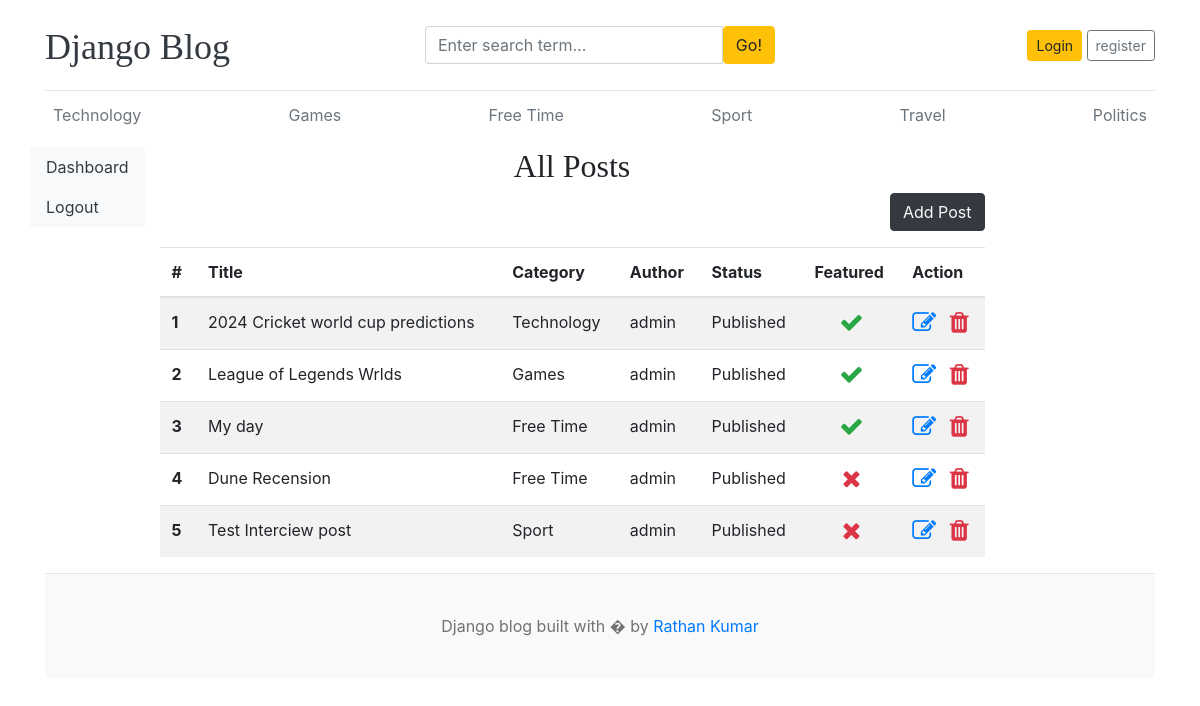
The app's page /dashboard/posts/ with its own data.
### blogs/models.py (models this page shows, shortened)
class Category(models.Model):
    category_name = models.CharField(max_length=50, unique=True)
    created_at = models.DateTimeField(auto_now_add=True)
    updated_at = models.DateTimeField(auto_now=True)
    class Meta:
        verbose_name_plural = 'categories'
    def __str__(self):
        return self.category_name

class Blog(models.Model):
    title = models.CharField(max_length=100)
    slug = models.SlugField(max_length=150, unique=True, blank=True)
    category = models.ForeignKey(Category, on_delete=models.CASCADE)
    author = models.ForeignKey(User, on_delete=models.CASCADE)
    featured_image = models.ImageField(upload_to='uploads/%Y/%m/%d')
    short_description = models.TextField(max_length=500)
    blog_body = models.TextField(max_length=2000)
    status = models.IntegerField(choices=STATUS_CHOICES, default=0)
    is_featured = models.BooleanField(default=False)
    created_at = models.DateTimeField(auto_now_add=True)
    updated_at = models.DateTimeField(auto_now=True)

### dashboards/views.py (the view)
# urls.py: path('posts/', views.posts, name='posts'),
def posts(request):
    posts = Blog.objects.all()
    context = {
        'posts'  : posts,
    }
    return render(request, 'dashboard/posts.html', context)

### blogs/context_processors.py (called while the page is built)
def get_categories(request):
    categories = Category.objects.all()
    return dict(categories=categories)

### templates/dashboard/posts.html (shortened to what this page needs)
{% extends 'base.html' %}
{% block content %}
<head>
    <link rel="stylesheet" href="https://cdnjs.cloudflare.com/ajax/libs/font-awesome/4.7.0/css/font-awesome.min.css">
</head>
<div class="row">
    {% include 'dashboard/sidebar.html' %}
     <div class="col-md-9">
        <h2 class="text-center">All Posts</h2>
        <a href="{% url 'add_post' %}" class="btn btn-dark text-light float-right mb-3">Add Post</a>
        <table class="table table-striped">
            <thead>
              <tr>
                <th scope="col">#</th>
                <th scope="col">Title</th>
                <th scope="col">Category</th>
                <th scope="col">Author</th>
                <th scope="col">Status</th>
                <th scope="col">Featured</th>
                <th scope="col">Action</th>
              </tr>
            </thead>
            <tbody>
            {% for post in posts %}
              <tr>
                <th scope="row">{{ forloop.counter }}</th>
                <td>{{ post.title }}</td>
                <td>{{ post.category }}</td>
                <td>{{ post.author }}</td>
                {% if post.status == 0 %}
                <td>Draft</td>
                {% else %}
                <td>Published</td>
                {% endif %}
                {% if post.is_featured %}
                <td class="text-center"><i class="fa fa-check text-success" style="font-size:24px;"></i></td>
                {% else %}
                <td class="text-center"><i class="fa fa-times text-danger" style="font-size:24px;"></i></td>
                {% endif %}
                <td>
                    <a href="{% url 'edit_post' post.pk %}"><i class="fa fa-edit text-primary" style="font-size:24px;"></i></a>
                    <a href="{% url 'delete_post' post.pk %}"><i class="fa fa-trash text-danger" style="font-size:24px;"></i></a>
                </td>
              </tr>
            {% endfor %}
            </tbody>
          </table>
     </div>
</div>
{% endblock %}

### templates/base.html (shortened to what this page needs)
{% load static %}
<!DOCTYPE html>
<html lang="en">
<head>
    <link href="https://getbootstrap.com/docs/4.0/dist/css/bootstrap.min.css" rel="stylesheet">
    <link href="{% static 'css/blog.css' %}" rel="stylesheet">
  </head>
<body>
    <div class="container">
      <header class="blog-header py-3">
        <div class="row flex-nowrap justify-content-between align-items-center">
          <div class="col-4 pt-1">
            <a class="blog-header-logo text-dark" href="/">Django Blog</a>
          </div>
          <div class="col-4">
            <form action="{% url 'search' %}" method="get">
                  <div class="input-group">
                      <input class="form-control" type="text" name="keyword" value="{{ keyword }}" placeholder="Enter search term..." aria-label="Enter search term..." aria-describedby="button-search" />
                      <button type="submit" class="btn btn-warning" id="button-search" type="button">Go!</button>
                  </div>
            </form>
          </div>
          <div class="col-4 d-flex justify-content-end align-items-center">
            {% if user.is_authenticated %}
            <a class="btn btn-sm btn-outline-secondary" href="{% url 'dashboard' %}">{{ user.username }}</a>&nbsp;
            <a class="btn btn-sm btn-outline-secondary btn-warning" href="{% url 'logout' %}">Logout</a>
            {% else %}
            <a class="btn btn-sm btn-warning" href="{% url 'login' %}">Login</a> &nbsp;
            <a class="btn btn-sm btn-outline-secondary" href="{% url 'register' %}">register</a>
            {% endif %}
          </div>
        </div>
      </header>
      <div class="nav-scroller py-1 mb-2">
        <nav class="nav d-flex justify-content-between">
          {% for category in categories %}
          <a class="p-2 text-muted" href="{% url 'posts_by_category' category.pk %}">{{ category.category_name }}</a>
          {% endfor %}
        </nav>
      </div>
{% block content %}
{% endblock %}
<footer class="blog-footer">
    <p>Django blog built with � by <a href="#">Rathan Kumar</a></p>
  </footer>

### main/static/css/blog.css (style rules this page uses)
.blog-header { border-bottom: 1px solid #e5e5e5; }
.blog-header-logo { font-family: "Playfair Display", Georgia, "Times New Roman", serif; font-size: 2.25rem; }
h1, h2, h3, h4, h5, h6 { font-family: "Playfair Display", Georgia, "Times New Roman", serif; }
.blog-footer { padding: 2.5rem 0; color: #727272; text-align: center; background-color: #f9f9f9; border-top: .05rem solid #e5e5e5; }
.blog-footer p:last-child { margin-bottom: 0; }

### records on screen
Category: category_name "Technology"
Category: category_name "Games"
Category: category_name "Free Time"
Category: category_name "Sport"
Category: category_name "Travel"
Category: category_name "Politics"
Blog: title "2024 Cricket world cup predictions", category "Technology", author "admin", status "Published", is_featured True (drawn)
Blog: title "League of Legends Wrlds", category "Games", author "admin", status "Published", is_featured True (drawn)
Blog: title "My day", category "Free Time", author "admin", status "Published", is_featured True (drawn)
Blog: title "Dune Recension", category "Free Time", author "admin", status "Published", is_featured False (drawn)
Blog: title "Test Interciew post", category "Sport", author "admin", status "Published", is_featured False (drawn)
